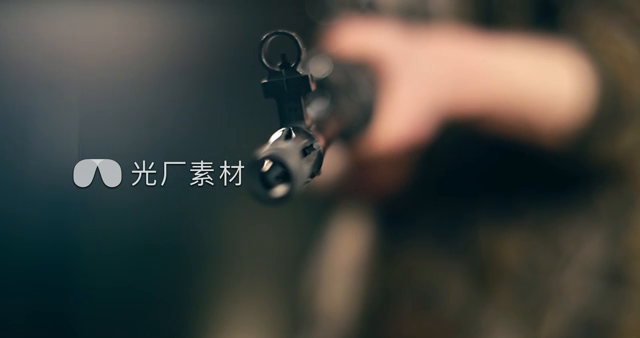
#> input picture frame 33 of 2022_图像算法基础教程(更新中)/day06/2.mp4, 640 x 338 px, given in place of hello.mp4, which was not available
$ python video_process.py
#> lines starting #> are read from the running program, lines starting #| are printed output that depends on the picture; after the words box and inside, x2 and y2 are one past the last pixel; in counts of white or black regions, pixels touching at a corner belong together; pictures that were not available may be replaced by others from this repository, and a replacement may not be noted
##!/usr/bin/python
# -*- coding: utf-8 -*-

import cv2
import glob,os
import numpy as np
import argparse

def pad(image, min_height, min_width):
    """ 边填充 """
    h,w,_ = image.shape
    """ 图片边填充 """
    if h < min_height:
        h_pad_top = int((min_height - h) / 2.0)
        h_pad_bottom = min_height - h - h_pad_top
    else:
        h_pad_top = 0
        h_pad_bottom = 0
    if w < min_width:
        w_pad_left = int((min_width - w) / 2.0)
        w_pad_right = min_width - w - w_pad_left
    else:
        w_pad_left = 0
        w_pad_right = 0

    return cv2.copyMakeBorder(image, h_pad_top,
                              h_pad_bottom,
                              w_pad_left, w_pad_right,
                              cv2.BORDER_CONSTANT,
                              value=(255, 255, 255))


def video_show(cap, save_path, is_save=False):
    """ 视频保存 """
#> called with save_path = './save.mp4', is_save = True
    fps = 10.0
    width = int(cap.get(cv2.CAP_PROP_FRAME_WIDTH))
    height = int(cap.get(cv2.CAP_PROP_FRAME_HEIGHT))
    fourcc = cv2.VideoWriter_fourcc(*'mp4v') ### 保存格式
    out = cv2.VideoWriter(save_path, fourcc, fps, (width, height))

    while (cap.isOpened()):
        ret, frame = cap.read()
#> frame is the input picture: shape (338, 640, 3); mean B, G, R 62.9, 68.8, 68.3
        if ret == True:
            frame1 = process(frame, opt=5)
#> in process, `gray = cv2.cvtColor(image, cv2.COLOR_BGR2GRAY)`:
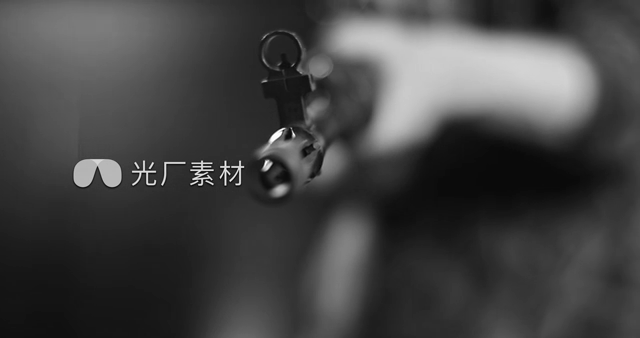
#> gray: shape (338, 640); min 1, max 255, mean 68
#> in process, `ret, dst = cv2.threshold(~gray, 0, 255, cv2.THRESH_BINARY | cv2.THRESH..`:
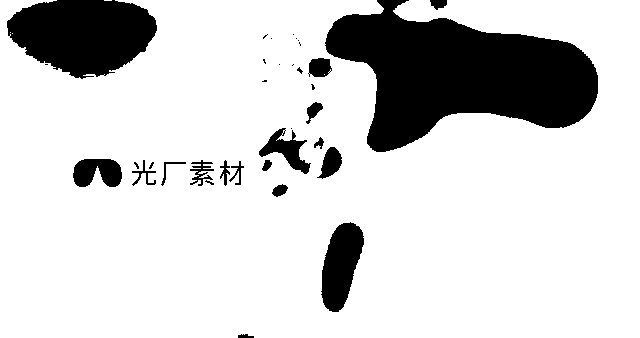
#> dst: shape (338, 640); 82% white; 35 black regions (17 under 20 px), largest, box (x1, y1, x2, y2) and area: (325, 0, 598, 152) 23453, (7, 0, 157, 79) 8651, (321, 222, 364, 312) 2542
#> in process, `ret, dst = cv2.threshold(~gray, 0, 255, cv2.THRESH_BINARY | cv2.THRESH..`: ret = 154
            frame2 = process(frame, opt=0)
#> call 2 of process, with opt = 0
#> in process (call 2), `dst = cv2.Canny(image, 120, 120)`:
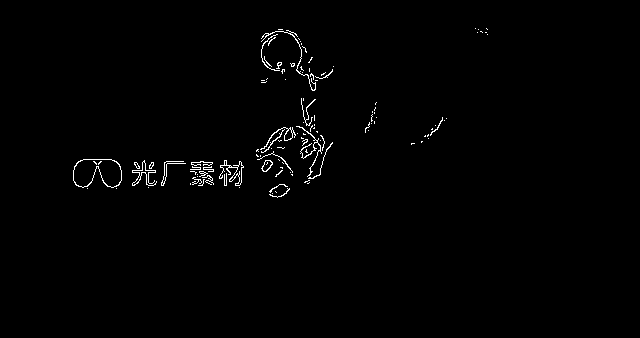
#> dst: shape (338, 640); 0.95% white in thin lines or dots, all inside (x1, y1, x2, y2) = (73, 28, 488, 198)
            frame3 = process(frame, opt=1)
#> call 3 of process, with opt = 1
#> in process (call 3), `dst = cv2.flip(image, 0)`:
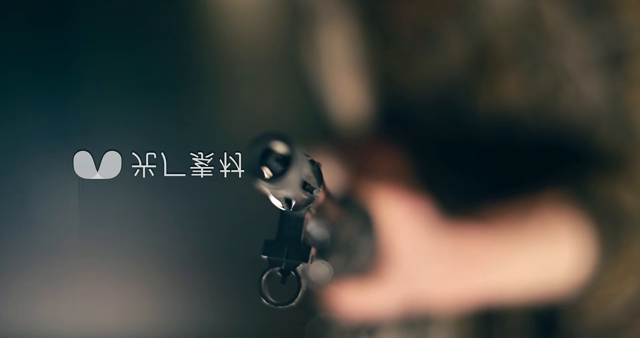
#> dst: shape (338, 640, 3); mean B, G, R 62.9, 68.8, 68.3

            mat1 = np.hstack((frame, frame1))
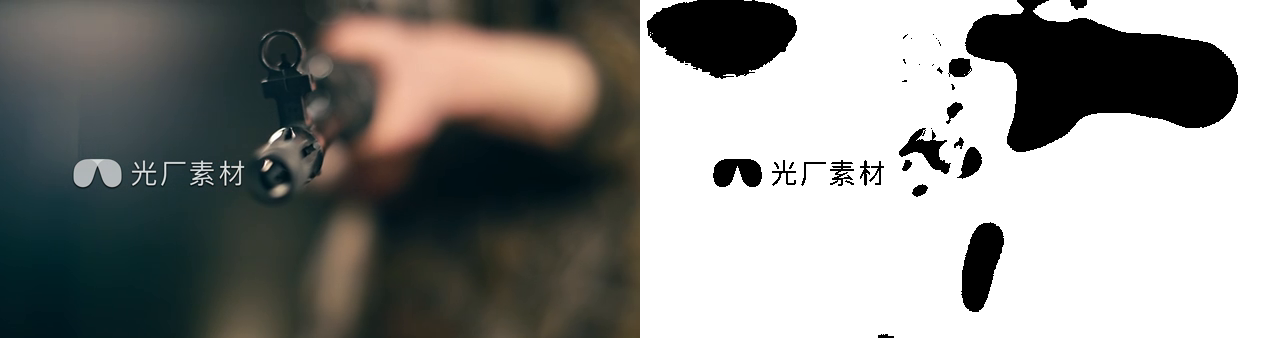
#> mat1: shape (338, 1280, 3); mean B, G, R 136, 139, 138.7
            mat2 = np.hstack((frame3, frame2))
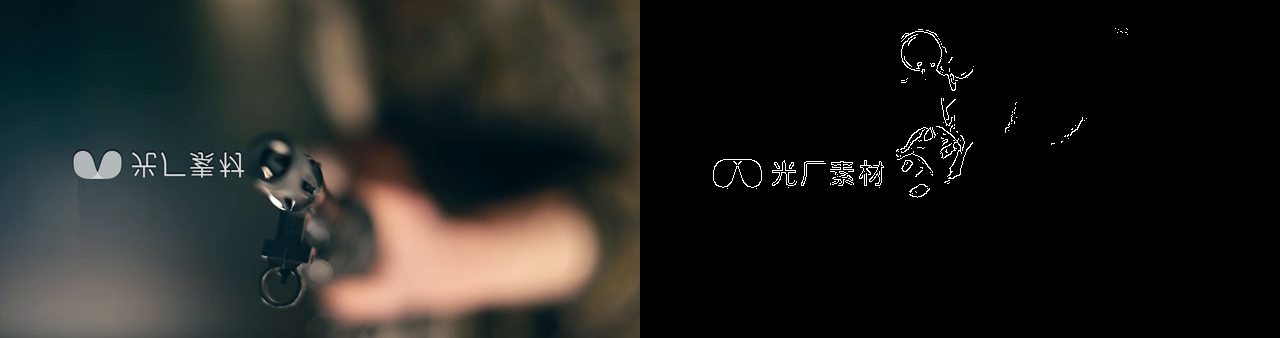
#> mat2: shape (338, 1280, 3); mean B, G, R 32.7, 35.6, 35.3
            mat = np.vstack((mat1, mat2))
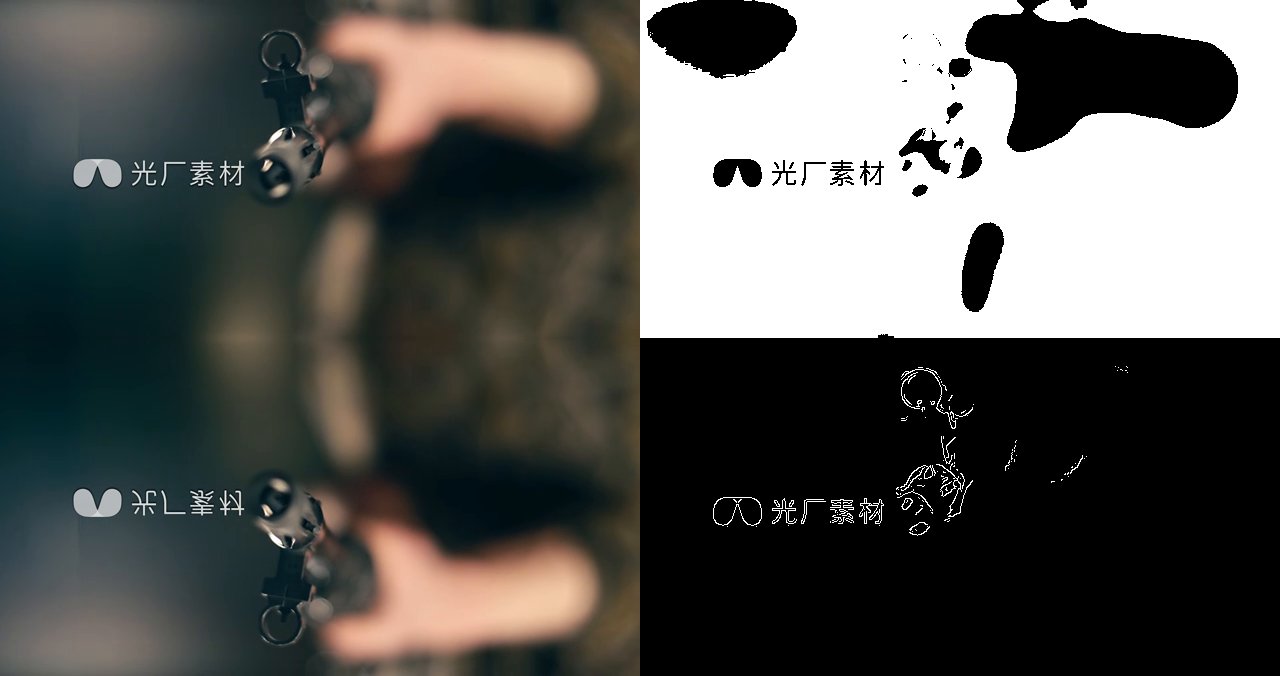
#> mat: shape (676, 1280, 3); mean B, G, R 84.3, 87.3, 87
            mat = cv2.resize(mat, (width, height))
#> mat: shape (338, 640, 3)
            cv2.imshow('frame', mat)

            if is_save:
                out.write(mat)

            if cv2.waitKey(1) & 0xFF == ord('q'):
#> (key q is pressed here)
                break
        else:
            break

    out.release()


def process(image, opt=0):
    dst = None
    if opt == 0:
        dst = cv2.Canny(image, 120, 120)
        dst = cv2.cvtColor(dst, cv2.COLOR_GRAY2BGR)
    if opt == 1:
        dst = cv2.flip(image, 0)
    if opt == 3:
        dst = cv2.flip(image, 1)
    if opt == 4:
        dst = cv2.flip(image, -1)
    if opt == 5:
        gray = cv2.cvtColor(image, cv2.COLOR_BGR2GRAY)
        ret, dst = cv2.threshold(~gray, 0, 255, cv2.THRESH_BINARY | cv2.THRESH_OTSU)
        dst = cv2.cvtColor(dst, cv2.COLOR_GRAY2BGR)

    return dst


if __name__ == '__main__':
    # video_path = './we_are_young.mp4'
    video_path = './hello.mp4'
    save_path = "./save.mp4"
    capture = cv2.VideoCapture(video_path)
    video_show(capture, save_path, True)

$ run again, starting later in the video
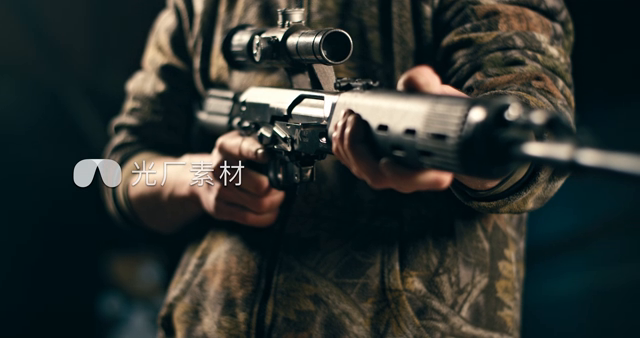
#> input picture frame 268 of 2022_图像算法基础教程(更新中)/day06/2.mp4, 640 x 338 px, given in place of hello.mp4, which was not available
#> in video_show, frame is the input picture: shape (338, 640, 3); mean B, G, R 47.6, 51.1, 46.3
#> in process, `ret, dst = cv2.threshold(~gray, 0, 255, cv2.THRESH_BINARY | cv2.THRESH..`:
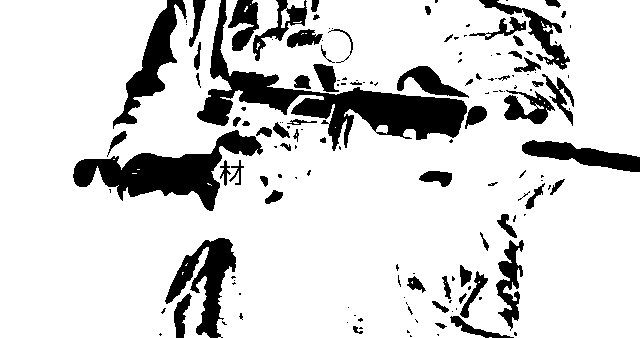
#> dst: shape (338, 640); 83.4% white; 155 black regions (90 under 20 px), largest, box (x1, y1, x2, y2) and area: (197, 0, 467, 151) 9076, (73, 130, 263, 211) 5726, (165, 238, 236, 338) 2858
#> ret = 164
#> in video_show, `mat = cv2.resize(mat, (width, height))`:
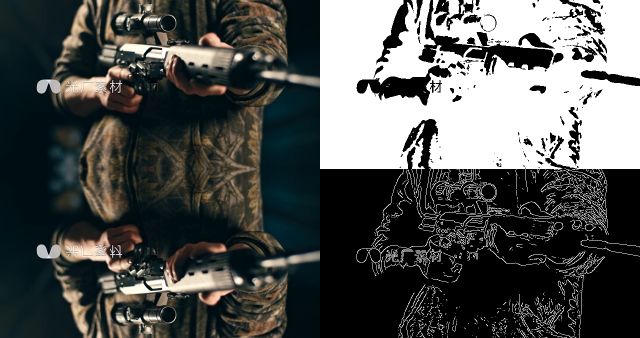
#> mat: shape (338, 640, 3); mean B, G, R 81.6, 83.3, 80.9
